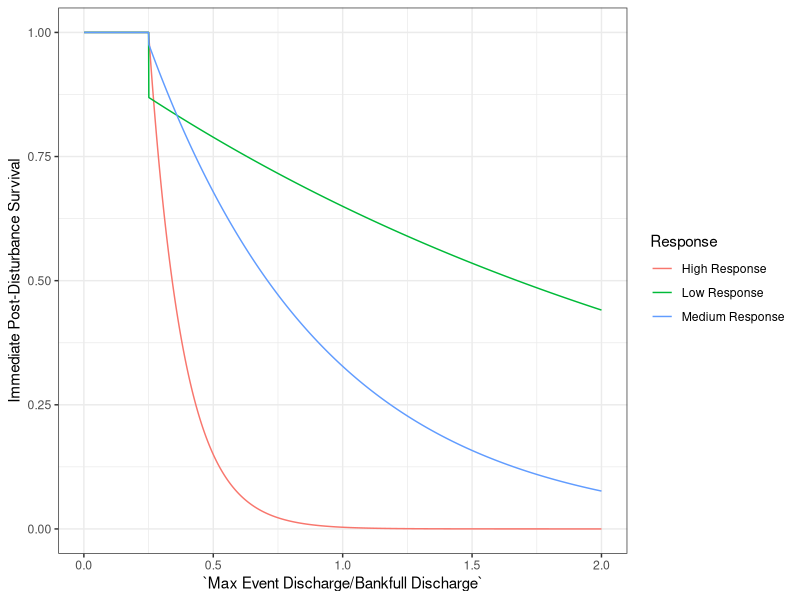

This figure's R source:
##############################
# Code to calculate negative exponential fit of survivorships
##############################


library(readxl)
library(minpack.lm)
library(tidyverse)

flow.surv.fit <- function(magnitude, mortality, Qmin){
  x <- magnitude # rename x and y
  y <- 1 - mortality # convert to survival
  df <- as.data.frame(cbind(x,y))
  df <- rbind(df, c(Qmin, 1))  # make sure we specify that we have 100% survival at Qmin (0.25)
  nls.fit <- nlsLM(formula = (y ~ k* exp(-h*x)), data = df, start = c(k = 1, h = 1)) # fit to negative exponential function
  return(nls.fit)
}


flow.surv.rate <- function(h, k, max, min, interval, Qmin) {
  Q <- seq(min, max, by = interval)
  surv <- k*(exp(-h*Q))
  surv.df <- as.data.frame(cbind(Q, surv))
  surv.df$surv[which(surv.df$Q <= Qmin)] <- 1
  return(surv.df)
}


mag <- c(0.5, 1, 3)
mort <- c(0.85, 0.999, 0.9999999)
high <- flow.surv.fit(mag, mort, 0.25)
high.df <- flow.surv.rate(high$m$getPars()[2], high$m$getPars()[1],2, 0.001, 0.001, 0.25 )
high.df <- as.data.frame(cbind(high.df, rep("High Response", times = length(high.df$Q))))
colnames(high.df) <- c("Q", "Survival", "Response")


mag <- c(0.75, 1, 3)
mort <- c(0.6, 0.65, 0.75)
med <- flow.surv.fit(mag, mort, 0.25)
med.df <- flow.surv.rate(med$m$getPars()[2], med$m$getPars()[1],2, 0.001, 0.001, 0.25 )
med.df <- as.data.frame(cbind(med.df, rep("Medium Response", times = length(med.df$Q))))
colnames(med.df) <- c("Q", "Survival", "Response")

mag <- c(0.75, 1, 2, 3)
mort <- c(0.4, 0.45, 0.55, 0.6)
low <- flow.surv.fit(mag, mort, 0.25)
low.df <- flow.surv.rate(low$m$getPars()[2], low$m$getPars()[1],2, 0.001, 0.001, 0.25 )
low.df <- as.data.frame(cbind(low.df, rep("Low Response", times = length(low.df$Q))))
colnames(low.df) <- c("Q", "Survival", "Response")

df <- as.data.frame(rbind(high.df, med.df, low.df))
ggplot(df, aes(x = Q, y = Survival, col = Response))+
  geom_line()+
  #geom_point(data = HYOSVitalRates, aes(x = `Max Event Discharge/Bankfull Discharge` , y = 1-(Mortality), color = Citation))+
  #coord_cartesian(ylim = c(0,1)) +
  ylab('Immediate Post-Disturbance Survival') +
  theme_bw()+
  xlab('`Max Event Discharge/Bankfull Discharge`')
